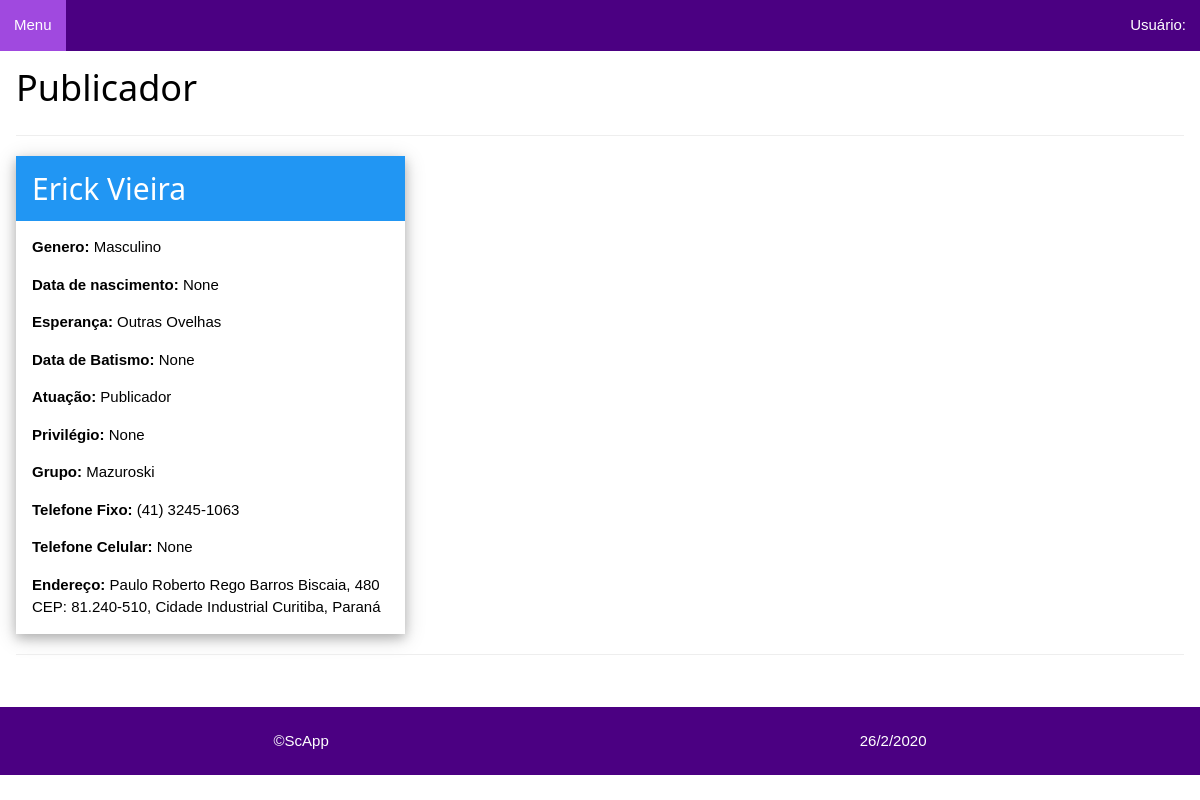
/publicadores/publicador/be9d2c10-a4ff-4e89-b559-20a39402f845, run on the app's committed database.
### publicadores/models.py (models this page shows, shortened)
class Publicador(models.Model):
    id_publicador = models.UUIDField(primary_key=True, default=uuid.uuid4)
    nome_publicador = models.CharField(verbose_name='Nome do Publicador', max_length=60)
    GENERO = (
        ('F', 'Feminino'), ('M', 'Masculino')
    )
    genero = models.CharField(verbose_name='Genero', max_length=2, choices=GENERO, default='M')
    data_nascimento = models.DateField(verbose_name='Data de Nascimento', blank=True, null=True)
    ESPERANCA = (
        ('OO', 'Outras Ovelhas'), ('UG', 'Ungido')
    )
    esperanca_pub = models.CharField(verbose_name='Esperança', max_length=2, choices=ESPERANCA, default='OO')
    data_batismo = models.DateField(verbose_name='Data de Batismo', blank=True, null=True)
    ATUACAO = (
        ('Pb', 'Publicador'), ('Pa', 'Pioneiro Auxiliar'), ('Pr', 'Pioneiro Regular'), ('Pes', 'Pioneiro Especial')
    )
    atuacao_pub = models.CharField(verbose_name='Atuação', max_length=3, choices=ATUACAO)
    PRIVILEGIO = (
        ('Sm', 'Servo Ministerial'), ('Ac', 'Ancião')
    )
    privilegio_pub = models.CharField(verbose_name='Privilégio', max_length=2, choices=PRIVILEGIO, blank=True, null=True)
    grupo_pub = models.ForeignKey('Grupo', verbose_name='Grupo Publicador', on_delete=models.DO_NOTHING)
    tel_fixo = models.CharField(verbose_name='Telefone Fixo', max_length=25, blank=True, null=True)
    tel_celular = models.CharField(verbose_name='Telefone Celular', max_length=25, blank=True, null=True)
    endereco_pub = models.TextField(verbose_name='Endereço', max_length=200, blank=True, null=True)
    class Meta:
        ordering = ['nome_publicador', 'grupo_pub']

class Grupo(models.Model):
    id_grupo = models.UUIDField(primary_key=True, default=uuid.uuid4)
    nome_grupo = models.CharField(verbose_name='Nome do Grupo', max_length=60)
    dirigente = models.CharField(verbose_name='Dirigente do Gurpo', max_length=60)
    local_grupo = models.CharField(verbose_name='Local do Grupo', max_length=80)
    endereco_grupo = models.TextField(verbose_name='Endereço Grupo', max_length=200, blank=True, null=True)
    DIA_SEMANA = (
        (1, 'Domingo'), (2, 'Segunda'), (3, 'Terça'), (4, 'Quarta'), (5, 'Quinta'), (6, 'Sexta'), (7, 'Sábado')
    )
    dia_saida = models.IntegerField(verbose_name='Dia da Saída', choices=DIA_SEMANA, default=1, blank=True, null=True)
    horario = models.TimeField(verbose_name='Horário da Saída', blank=True, null=True)
    obs = models.TextField(verbose_name='Observação', max_length=200, blank=True, null=True)
    def __str__(self):
        return self.nome_grupo
    class Meta:
        ordering = ['nome_grupo']

### publicadores/views.py (the view)
# urls.py: path('publicador/<pk>', views.PublicadoresDetailView.as_view(), name='publicador-detail'),
class PublicadoresDetailView(generic.DetailView):
    model = Publicador
    def get_context_data(self, **kwargs):
        context = super(PublicadoresDetailView, self).get_context_data(**kwargs)
        context['titulo'] = 'Publicador'
        return context

### publicadores/templates/publicadores/publicador_detail.html
{% extends "layout.html" %}
{% block content %}
<div class="w3-container">
    <h1>Publicador</h1>
    <hr />
    <div class="w3-card-4 desktop">
        <header class="w3-container w3-blue">
            <h2>{{publicador.nome_publicador}}</h2>
        </header>
        <div class="w3-container">
            <p><b>Genero:</b> {{publicador.get_genero_display}}</p>
            <p><b>Data de nascimento:</b> {{publicador.data_nascimento}}</p>
            <p><b>Esperança:</b> {{publicador.get_esperanca_pub_display}}</p>
            <p><b>Data de Batismo:</b> {{publicador.data_batismo}}</p>
            <p><b>Atuação:</b> {{publicador.get_atuacao_pub_display}}</p>
            <p><b>Privilégio:</b> {{publicador.get_privilegio_pub_display}}</p>
            <p><b>Grupo:</b> {{publicador.grupo_pub}}</p>
            <p><b>Telefone Fixo:</b> {{publicador.tel_fixo}}</p>
            <p><b>Telefone Celular:</b> {{publicador.tel_celular}}</p>
            <p><b>Endereço:</b> {{publicador.endereco_pub}}</p>
        </div>
    </div>
    <hr />
</div>
{% endblock %}

### publicadores/static/css/w3.css (style rules this page uses)
*,*:before,*:after { box-sizing:inherit }
html { -ms-text-size-adjust:100%;-webkit-text-size-adjust:100% }
body { margin:0 }
article,aside,details,figcaption,figure,footer,header,main,menu,nav,section { display:block }
b,strong { font-weight:bolder }
hr { box-sizing:content-box;height:0;overflow:visible }
html,body { font-family:Verdana,sans-serif;font-size:15px;line-height:1.5 }
html { overflow-x:hidden }
h1 { font-size:36px }
h2 { font-size:30px }
h1,h2,h3,h4,h5,h6 { font-family:"Segoe UI",Arial,sans-serif;font-weight:400;margin:10px 0 }
hr { border:0;border-top:1px solid #eee;margin:20px 0 }
.w3-container:after,.w3-container:before,.w3-panel:after,.w3-panel:before,.w3-row:after,.w3-row:before,.w3-row-padding:after,.w3-row-padding:before, .w3-cell-row:before,.w3-cell-row:after,.w3-clear:after,.w3-clear:before,.w3-bar:before,.w3-bar:after { content:"";display:table;clear:both }
.w3-container,.w3-panel { padding:0.01em 16px }
.w3-card-4,.w3-hover-shadow:hover { box-shadow:0 4px 10px 0 rgba(0,0,0,0.2),0 4px 20px 0 rgba(0,0,0,0.19) }
.w3-blue,.w3-hover-blue:hover { color:#fff!important;background-color:#2196F3!important }

### publicadores/static/css/site.css (style rules this page uses)
* { box-sizing: border-box; }
@media only screen and (min-width: 1024px) { .desktop { max-width: 33.33%; } }

### data on the page
Publicador: nome_publicador "Erick Vieira", genero "Masculino", data_nascimento "None", esperanca_pub "Outras Ovelhas", data_batismo "None", atuacao_pub "Publicador", privilegio_pub "None", grupo_pub "Mazuroski", tel_fixo "(41) 3245-1063", tel_celular "None", endereco_pub "Paulo Roberto Rego Barros Biscaia, 480 CEP: 81.240-510, Cidade Industrial Curitiba, Paraná"
